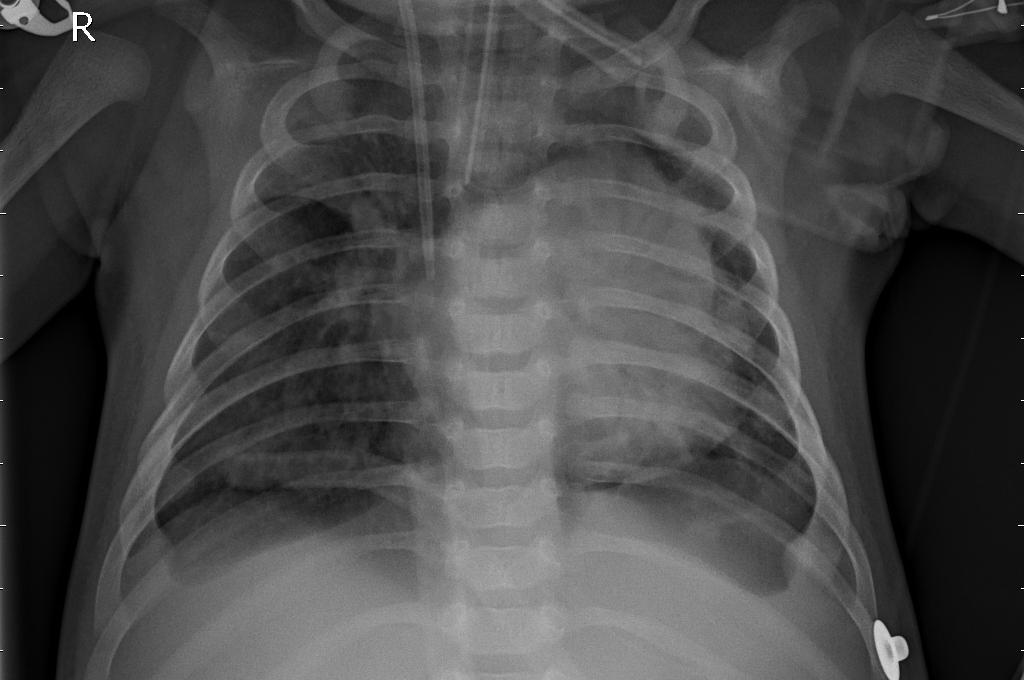
#> input picture Images/medical-image.jpeg, 1024 x 680 px, found by its file name
$ jupyter execute Power_Law_Transformation.ipynb
#> lines starting #> are read from the running program, lines starting #| are printed output that depends on the picture
[cell 1]
import cv2
import numpy as np
import matplotlib.pyplot as plt

def power_law_transform(image, gamma=1.0, c=1.0):
    image = np.float32(image)
    power_law_image = c * (image ** gamma)
    power_law_image = np.uint8(cv2.normalize(power_law_image, None, 0, 255, cv2.NORM_MINMAX))
    return power_law_image

[cell 2]
image = cv2.imread('/content/Lenna_(test_image).png', cv2.IMREAD_GRAYSCALE)

gamma_values = [0.5, 1.0, 2.0]

plt.figure(figsize=(15, 5))

for i, gamma in enumerate(gamma_values, 1):
    power_law_image = power_law_transform(image, gamma)

    plt.subplot(1, 3, i)
    plt.imshow(power_law_image, cmap='gray')
    plt.title(f'Power-Law with γ = {gamma}')
    plt.axis('off')

plt.show()
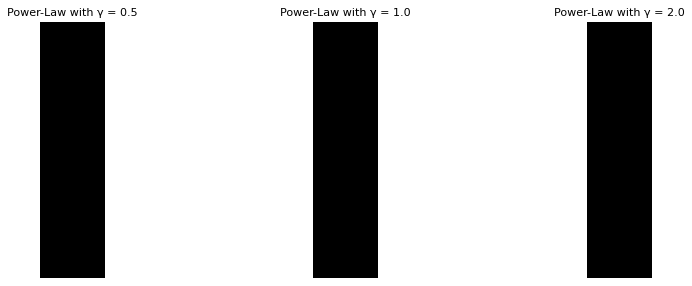
#> figure drawn by matplotlib, 3 panels

[cell 3]
def experiment_with_images(image_path, gamma_values):
#> called with image_path = '/content/medical-image.jpeg'
    image = cv2.imread(image_path, cv2.IMREAD_GRAYSCALE)
#> image is the input picture: shape (680, 1024); min 0, max 255, mean 73

    plt.figure(figsize=(15, 5))

    for i, gamma in enumerate(gamma_values, 1):
        power_law_image = power_law_transform(image, gamma)

        plt.subplot(1, 3, i)
        plt.imshow(power_law_image, cmap='gray')
        plt.title(f'Power-Law with γ = {gamma}')
        plt.axis('off')
#> this loop made 3 passes
#> pass 1, in power_law_transform (call 4), `power_law_image = c * (image ** gamma)`:
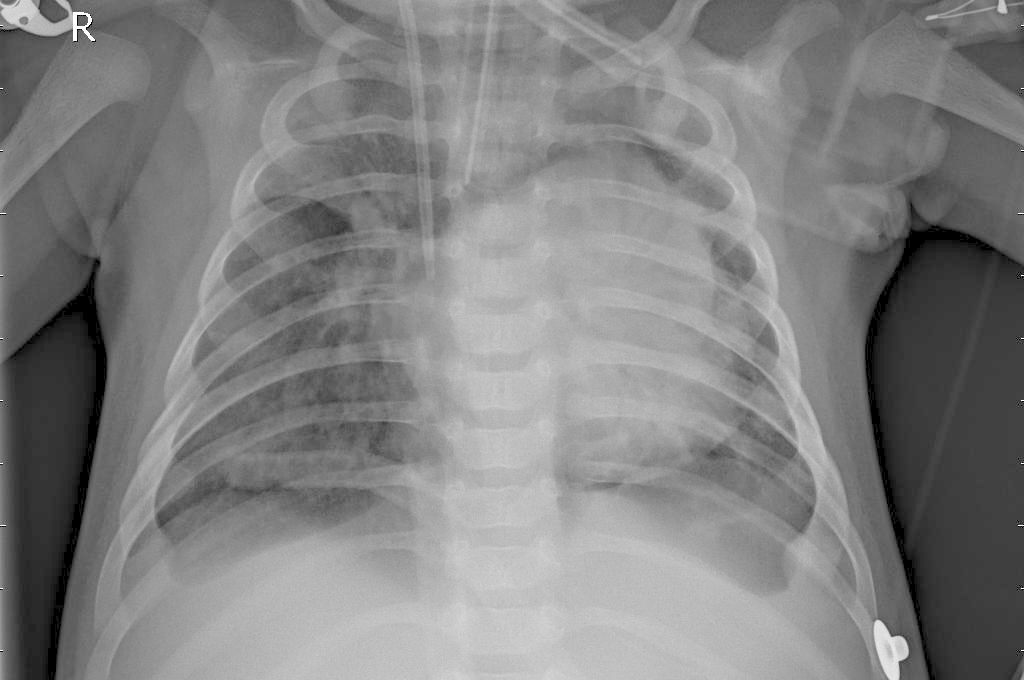
#> power_law_image: shape (680, 1024) float32; min 0, max 15.97, mean 8.12; drawn with min black and max white
#> pass 3, in power_law_transform (call 6), `power_law_image = c * (image ** gamma)`:
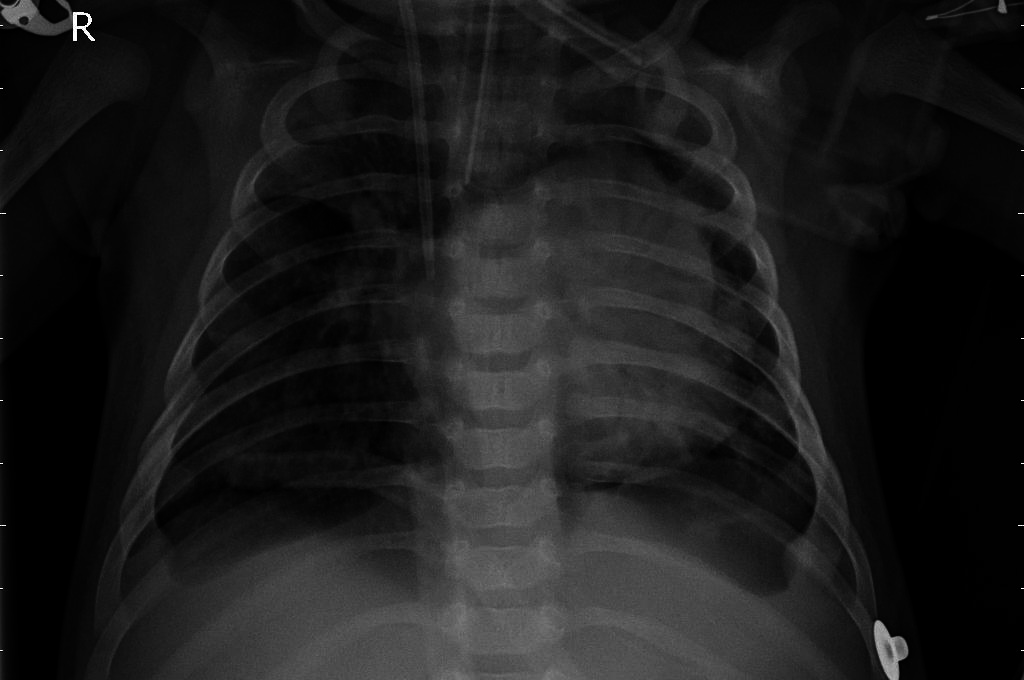
#> power_law_image: shape (680, 1024) float32; min 0, max 65025, mean 6985.6; drawn with min black and max white

    plt.show()
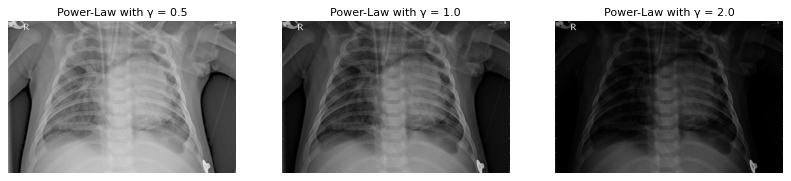
#> figure drawn by matplotlib, 3 panels

# Example for testing with different image types
experiment_with_images('/content/medical-image.jpeg', gamma_values)
experiment_with_images('/content/satellite-image.jpg', gamma_values)
#> call 2 of experiment_with_images, with image_path = '/content/satellite-image.jpg'
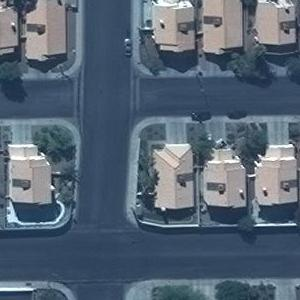
#> input picture Images/satellite-image.jpg, 300 x 300 px, found by its file name
#> in experiment_with_images (call 2), `image = cv2.imread(image_path, cv2.IMREAD_GRAYSCALE)`:
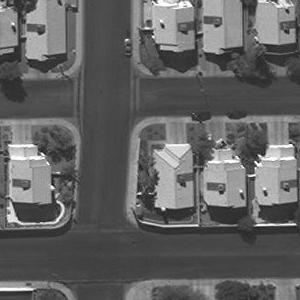
#> image: shape (300, 300); min 11, max 255, mean 98.5
#> the loop in experiment_with_images (call 2), `for i, gamma in enumerate(gamma_values, 1):` made 3 passes
#> pass 1, in power_law_transform (call 7), `power_law_image = c * (image ** gamma)`:
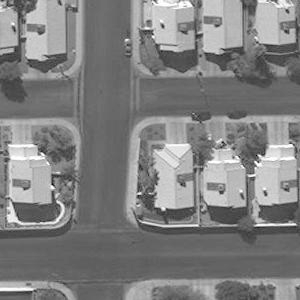
#> power_law_image: shape (300, 300) float32; min 3.32, max 15.97, mean 9.72; drawn with min black and max white
#> in experiment_with_images (call 2), `plt.show()`:
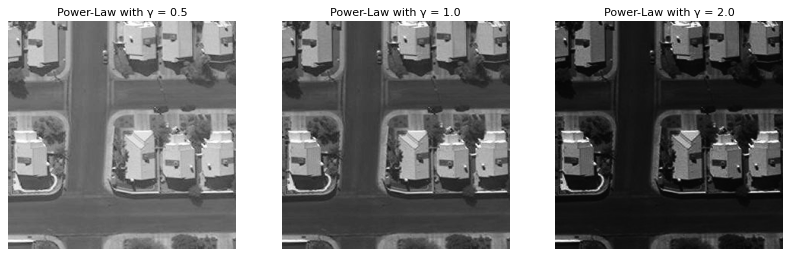
#> figure drawn by matplotlib, 3 panels
experiment_with_images('/content/natural-image.jpg', gamma_values)
